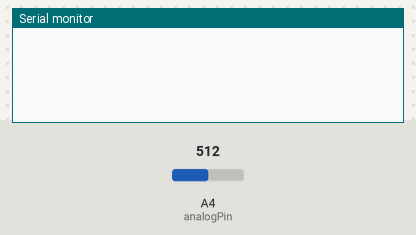
The sketch below on a simulated Arduino Uno, built with avr-gcc and run on an emulated ATmega328P. Parts: the last lines printed to the serial monitor. The test bench sets the inputs (shaded band); at power-on: A4 (analogPin) = 512.

Above: at 1.2 s.
1.3 s: A4 (analogPin) set to 716
At 2.8 s:
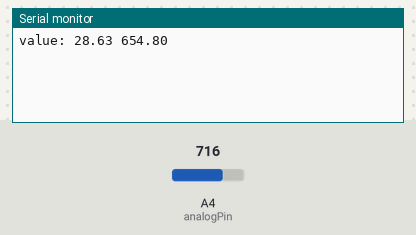
4.3 s: A4 (analogPin) set to 900
At 5.3 s:
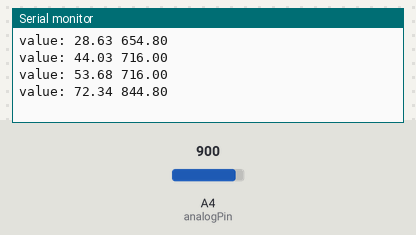
Timing chart, 0 to 7.3 s (numbered marks = the images above; inputs shaded):
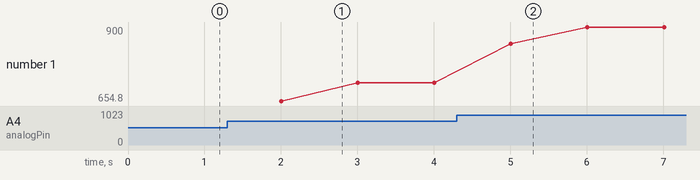

The sketch:

test_PT100.ino
```cpp
#define analogPin  PC4
#include <SimpleKalmanFilter.h>
SimpleKalmanFilter simpleKalmanFilter(2, 2, 0.01);
uint32_t timePrint = millis();
float temperature = 0.0;
uint32_t delayRead = millis();
void setup() {
  Serial.begin(9600);

}

void loop() {
  uint32_t value = 0;
  for (uint8_t i = 0 ; i < 10 ; i++) {
    value += analogRead(analogPin);
    delay(100);
  }
  //value /= 10;
  //float temperature = (value/10.0)*0.245 -104.271;
  float valueFake = value / 10.0;
  temperature = 0.00037 * pow(valueFake, 2) - 0.1828 * valueFake + 20.0;
  float realTemp = simpleKalmanFilter.updateEstimate(temperature);
  if (millis() - delayRead > 1000)
    Serial.println("value: " + String(realTemp) + " " + String(valueFake));
}
```

Measured:
- after the input at 1.3 s, the serial monitor: prints a new line after 0.70 s (image 1)
- after the input at 4.3 s, the serial monitor: prints a new line after 0.71 s (image 2)
- plotted number 1: 716 → 900 after the input at 4.3 s
